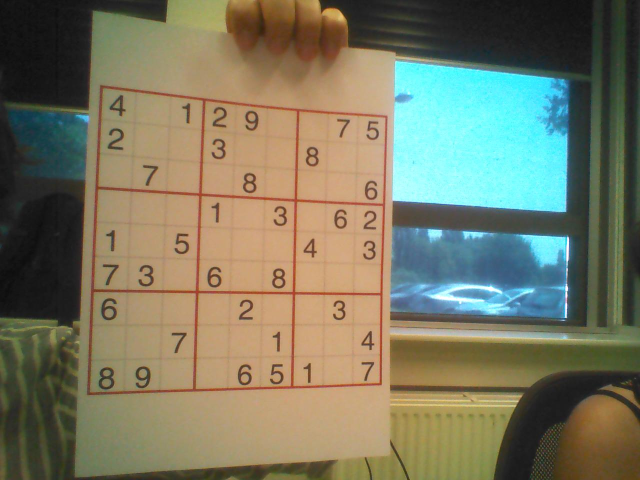
#> input picture sudoku-solver/sudoku.jpg, 1280 x 960 px (shown at 1/2 size)
$ python -i main_solver.py   (imports and definitions only)   (older library calls are emulated)
#> lines starting #> are read from the running program, lines starting #| are printed output that depends on the picture; after the words box and inside, x2 and y2 are one past the last pixel; in counts of white or black regions, pixels touching at a corner belong together
### sudoku-solver/norvig_sudoku.py
## Solve Every Sudoku Puzzle

## See http://norvig.com/sudoku.html

## Throughout this program we have:
##   r is a row,    e.g. 'A'
##   c is a column, e.g. '3'
##   s is a square, e.g. 'A3'
##   d is a digit,  e.g. '9'
##   u is a unit,   e.g. ['A1','B1','C1','D1','E1','F1','G1','H1','I1']
##   grid is a grid,e.g. 81 non-blank chars, e.g. starting with '.18...7...
##   values is a dict of possible values, e.g. {'A1':'12349', 'A2':'8', ...}

def cross(A, B):
    "Cross product of elements in A and elements in B."
    return [a+b for a in A for b in B]

digits   = '123456789'
rows     = 'ABCDEFGHI'
cols     = digits
squares  = cross(rows, cols)
unitlist = ([cross(rows, c) for c in cols] +
            [cross(r, cols) for r in rows] +
            [cross(rs, cs) for rs in ('ABC','DEF','GHI') for cs in ('123','456','789')])
#> further down, picture is the input picture: shape (960, 1280, 3); mean B, G, R 97.9, 120.6, 121.7
units = dict((s, [u for u in unitlist if s in u])
             for s in squares)
peers = dict((s, set(sum(units[s],[]))-set([s]))
             for s in squares)

################ Unit Tests ################

# [78 lines left out: functions test, parse_grid, grid_values, assign, eliminate, display, not called in this run]

################ Search ################

def solve(grid): return search(parse_grid(grid))

# [18 lines left out: functions search, some, not called in this run]

def from_file(filename, sep='\n'):
    "Parse a file into a list of strings, separated by sep."
    return file(filename).read().strip().split(sep)

# [5 lines left out: function shuffled, not called in this run]

################ System test ################

import time, random

# [37 lines left out: functions solve_all, solved, random_puzzle, not called in this run]

grid1  = '003020600900305001001806400008102900700000008006708200002609500800203009005010300'
grid2  = '4.....8.5.3..........7......2.....6.....8.4......1.......6.3.7.5..2.....1.4......'
hard1  = '.....6....59.....82....8....45........3........6..3.54...325..6..................'

# [6 lines that do not run on import are left out]

## References used:
## http://www.scanraid.com/BasicStrategies.htm
## http://www.sudokudragon.com/sudokustrategy.htm
## http://www.krazydad.com/blog/2005/09/29/an-index-of-sudoku-strategies/
## http://www2.warwick.ac.uk/fac/sci/moac/currentstudents/peter_cock/python/sudoku/

### sudoku-solver/main_solver.py
# Copyright 2014 Google Inc. All Rights Reserved.
#
# Licensed under the Apache License, Version 2.0 (the "License");
# you may not use this file except in compliance with the License.
# You may obtain a copy of the License at
#
#      http://www.apache.org/licenses/LICENSE-2.0
#
# Unless required by applicable law or agreed to in writing, software
# distributed under the License is distributed on an "AS IS" BASIS,
# WITHOUT WARRANTIES OR CONDITIONS OF ANY KIND, either express or implied.
# See the License for the specific language governing permissions and
# limitations under the License.
import cv2
import sudoku_image_parser
import sudoku_solver

from skimage import exposure
from skimage.viewer import ImageViewer
import numpy as np
import argparse

def crop(image):
    # http://www.pyimagesearch.com/2014/04/21/building-pokedex-python-finding-game-boy-screen-step-4-6/
    # https://www.quora.com/How-can-I-detect-an-object-from-static-image-and-crop-it-from-the-image-using-openCV
    # load the query image, compute the ratio of the old height
    # to the new height, clone it, and resize it
    ratio = image.shape[0] / 300.0
#> ratio = 3.2
    orig = image.copy()

    #image = imutils.resize(image, height = 300)


    # convert the image to grayscale, blur it, and find edges
    # in the image
    gray = cv2.cvtColor(image, cv2.COLOR_BGR2GRAY)
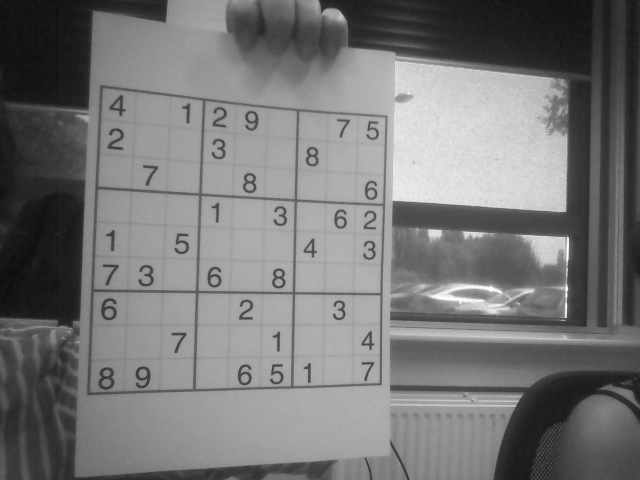
#> gray: shape (960, 1280) (shown at 1/2 size); min 12, max 255, mean 118.4
    gray = cv2.bilateralFilter(gray, 11, 17, 17)
    edged = cv2.Canny(gray, 30, 200)
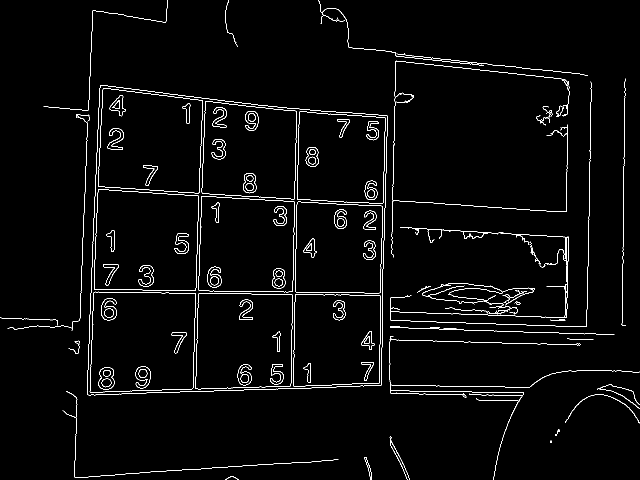
#> edged: shape (960, 1280) (shown at 1/2 size); 2.3% white in thin lines or dots

    (_, cnts, _) = cv2.findContours(edged.copy(), cv2.RETR_TREE, cv2.CHAIN_APPROX_SIMPLE)
#> cnts = 182 contours, 33 with area under 20; largest, box (x1, y1, x2, y2) and area: (174, 170, 776, 791) 335595, (174, 170, 776, 791) 335592, (179, 583, 392, 785) 40145, (179, 583, 392, 785) 40139, (188, 378, 398, 582) 39560
    cnts = sorted(cnts, key = cv2.contourArea, reverse = True)[:10]
#> cnts = 10 contours; largest, box (x1, y1, x2, y2) and area: (174, 170, 776, 791) 335595, (174, 170, 776, 791) 335592, (179, 583, 392, 785) 40145, (179, 583, 392, 785) 40139, (188, 378, 398, 582) 39560
    screenCnt = None

    # loop over our contours
    for c in cnts:
            # approximate the contour
            peri = cv2.arcLength(c, True)
            approx = cv2.approxPolyDP(c, 0.02 * peri, True)

            # if our approximated contour has four points, then
            # we can assume that we have found our screen
            if len(approx) == 4:
                screenCnt = approx
                x,y,w,h = cv2.boundingRect(screenCnt)
                if w>50 and h>50:
                    return image[y-10:y+h+10,x-10:x+w+10]
#> this loop made 1 pass
#> (peri, screenCnt, x, y, w, h) on pass 1: (2383.8, [[200, 170], [174, 789], [762, 770], [774, 231]], 174, 170, 601, 620)

def solve(image_name):
    parser = sudoku_image_parser.SudokuImageParser()
    solver = sudoku_solver.SudokuSolver()
    stringified_puzzle = ''
    try:
        image_data = cv2.imread(image_name, cv2.IMREAD_COLOR)
        img = crop(image_data.copy())
        #viewer = ImageViewer(img)
        #viewer.show()
        stringified_puzzle = parser.parse(img)
    except (IndexError, sudoku_image_parser.ImageError) as e:
        print(e)
        return
    try:
        solution = solver.solve(stringified_puzzle)
        return
    except (sudoku_solver.ContradictionError, ValueError) as e:
        print(e)
        return

>>> import cv2
>>> picture = cv2.imread('sudoku.jpg')
>>> result = crop(picture)
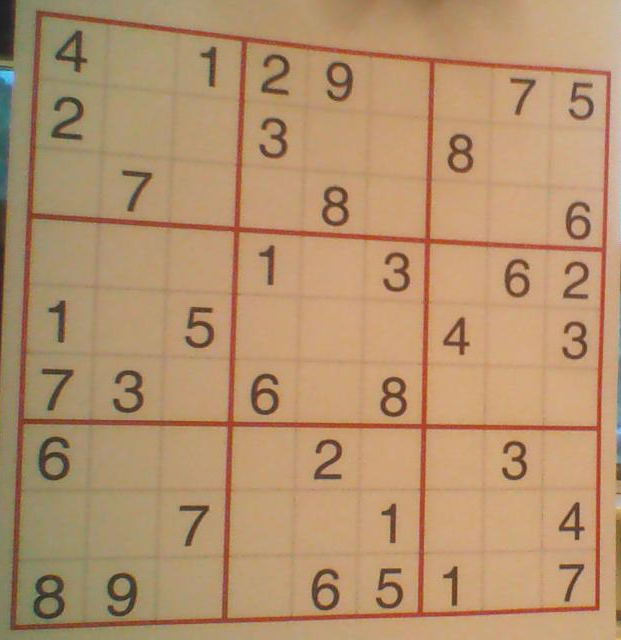
#> result: shape (640, 621, 3); mean B, G, R 109.5, 145.8, 180.5
